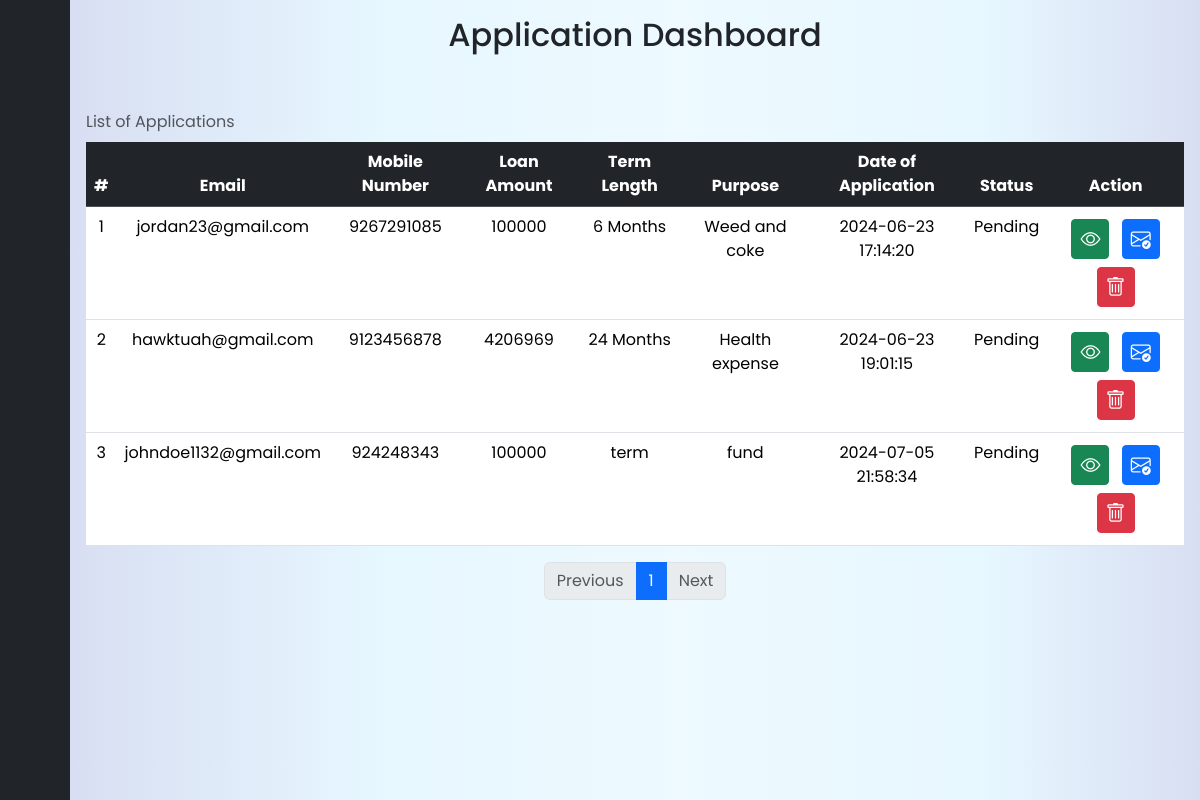
The page /admin/Officer/index.php (signed in) on the database its author committed.
### tables this page shows
CREATE TABLE `application` (
  `id` int(11) NOT NULL,
  `fname` varchar(100) NOT NULL,
  `lname` varchar(100) NOT NULL,
  `age` int(11) NOT NULL,
  `bmonth` tinyint(2) NOT NULL,
  `bday` tinyint(2) NOT NULL,
  `byear` int(4) NOT NULL,
  `phonenum` bigint(20) NOT NULL,
  `email` varchar(50) NOT NULL,
  `street1` varchar(100) NOT NULL,
  `street2` varchar(100) NOT NULL,
  `city` varchar(100) NOT NULL,
  `province` varchar(100) NOT NULL,
  `postal` int(8) NOT NULL,
  `country` varchar(255) NOT NULL,
  `loanAmount` int(7) NOT NULL,
  `term` varchar(255) NOT NULL,
  `fundPurpose` varchar(100) NOT NULL,
  `applyDate` datetime NOT NULL DEFAULT current_timestamp(),
  `directorStatus` varchar(25) NOT NULL DEFAULT 'Pending',
  `presidentStatus` varchar(25) NOT NULL DEFAULT 'Pending',
  `applicationStatus` varchar(25) NOT NULL DEFAULT 'Pending',
  `remark` varchar(255) DEFAULT NULL,
  `collector` varchar(255) NOT NULL DEFAULT 'Pending'
);

### admin/Officer/index.php (the view, shortened to what this page needs)
<?php
    include("../action/connect.php");
    $rows_per_page = 10;
    $current_page = isset($_GET['page']) ? $_GET['page'] : 1;
    $start_from = ($current_page - 1) * $rows_per_page;
    $sql = "SELECT * FROM application LIMIT $start_from, $rows_per_page";
    $result = $data->query($sql);
    $sql_total = "SELECT COUNT(*) AS total FROM application";
    $result_total = $data->query($sql_total);
    $row_total = $result_total->fetch_assoc();
    $total_pages = ceil($row_total['total'] / $rows_per_page);
?>
<!DOCTYPE html>
<html lang="en">
<head>
    <link href="https://cdn.lineicons.com/4.0/lineicons.css" rel="stylesheet" />
    <link href="https://cdn.jsdelivr.net/npm/bootstrap@5.3.0-alpha3/dist/css/bootstrap.min.css" rel="stylesheet"
>
    <link href="https://cdn.lineicons.com/4.0/lineicons.css" rel="stylesheet">
    <link href="https://cdn.jsdelivr.net/npm/bootstrap@5.3.3/dist/css/bootstrap.min.css" rel="stylesheet">
    <link rel="stylesheet" href="https://cdn.jsdelivr.net/npm/bootstrap-icons@1.11.3/font/bootstrap-icons.min.css">
    <link rel="stylesheet" href="../../source/index.css?v=<?php echo time(); ?>">
</head>
<body style="">
    <div class="wrapper">
        <aside id="sidebar">
            <div class="d-flex">
                <button class="toggle-btn" type="button">
                </button>
            </div>
            <ul class="sidebar-nav">
                <li class="sidebar-item pstn">
                    <a class="sidebar-link">
                    </a>
                </li>
                <li class="sidebar-item">
                    <a href="index.php" class="sidebar-link">
                    </a>
                </li>
                <li class="sidebar-item">
                    <a href="#" class="sidebar-link">
                    </a>
                </li>
                <li class="sidebar-item">
                    <a href="#" class="sidebar-link">
                    </a>
                </li>
            </ul>
            <div class="sidebar-footer mb-3">
                <a href="../action/logout.php" class="sidebar-link">
                </a>
            </div>
        </aside>
        <div class="main p-3" >
            <div class="container1 table-responsive">
                <h2 class="titlewrap mb-5 text-center">Application Dashboard</h2>
                <table class="table table-stripped table-hover mt-3 text-center rounded border-2">
                    <caption class="caption-top">List of Applications</caption>
                    <thead class="table-dark">
                        <tr>
                            <th>#</th>
                            <th>Email</th>
                            <th>Mobile Number</th>
                            <th>Loan Amount</th>
                            <th>Term Length</th>
                            <th>Purpose</th>
                            <th>Date of Application</th>
                            <th>Status</th>
                            <th>Action</th>
                        </tr>
                    </thead>
                    <tbody>
                        <?php
                            while($row = $result->fetch_assoc())
                            {
                                echo "
                                <tr>
                                    <td>$row[id]</td>
                                    <td>$row[email]</td>
                                    <td>$row[phonenum]</td>
                                    <td>$row[loanAmount]</td>
                                    <td>$row[term]</td>
                                    <td>$row[fundPurpose]</td>
                                    <td>$row[applyDate]</td>
                                    <td>$row[applicationStatus]</td>
                                    <td>
                                        <div class='d-grid gap-2 d-md-block'>
                                            <a class='btn btn-success btn-sm m-1 fs-5 align-baseline viewBtn' data-bs-toggle='modal' data-bs-target='#viewData' data-id='" . $row['id'] . "'><i class='bi bi-eye'></i></a>
                                            <a class='btn btn-primary btn-sm m-1 fs-5 align-baseline transferBtn' data-id='" . $row['id'] . "' ><i class='bi bi-envelope-check'></i></a>
                                            <a class='btn btn-danger btn-sm m-1 fs-5 align-baseline deleteBtn' data-id='{$row['id']}' data-bs-toggle='modal' data-bs-target='#deleteCaution'><i class='bi bi-trash'></i></a>
                                        </div>
                                    </td>
                                </tr>
                                ";
                            }
                        ?>
                    </tbody>
                </table>
                <nav aria-label="Page navigation">
                    <ul class="pagination justify-content-center">
                        <?php
                            if ($current_page > 1) {
                                echo "<li class='page-item'><a class='page-link' href='index.php?page=".($current_page - 1)."'>Previous</a></li>";
                            } else {
                                echo "<li class='page-item disabled'><a class='page-link'>Previous</a></li>";
                            }
                            for ($i = 1; $i <= $total_pages; $i++) {
                                if ($i == $current_page) {
                                    echo "<li class='page-item active'><a class='page-link' href='index.php?page=".$i."'>$i</a></li>";
                                } else {
                                    echo "<li class='page-item'><a class='page-link' href='index.php?page=".$i."'>$i</a></li>";
                                }
                            }
                            if ($current_page < $total_pages) {
                                echo "<li class='page-item'><a class='page-link' href='index.php?page=".($current_page + 1)."'>Next</a></li>";
                            } else {
                                echo "<li class='page-item disabled'><a class='page-link'>Next</a></li>";
                            }
                        ?>
                    </ul>
                </nav>
            </div>
        </div>
    </div>
</body>
</html>

### source/index.css (style rules this page uses)
a { text-decoration: none; }
li { list-style: none; }
body { font-family: 'Poppins', sans-serif; }
.wrapper { display: flex; }
.main { min-height: 100vh; width: 100%; overflow: hidden; transition: all 0.35s ease-in-out; background: rgba(59, 92, 190, 0.5); background: linear-gradient(90deg, rgba(59, 92, 190, 0.2) 0%, rgba(134, 217, 255, 0.2) 28%, rgba(166, 226, 254, 0.2) 54%, rgba(134, 217, 255, 0.2) 81%, rgba(59, 91, 190, 0.2) 100%); }
#sidebar { width: 70px; min-width: 70px; z-index: 1000; transition: all .25s ease-in-out; background-color: #212529; display: flex; flex-direction: column; }
.toggle-btn { background-color: transparent; cursor: pointer; border: 0; padding: 1rem 1.5rem; }
.sidebar-nav { padding: 2rem 0; flex: 1 1 auto; }
a.sidebar-link { padding: .625rem 1.625rem; color: #FFF; display: block; font-size: 0.9rem; white-space: nowrap; border-left: 3px solid transparent; }
.sidebar-item { position: relative; }

### rows shown on the page
application: id "1", email "jordan23@gmail.com", phonenum "9267291085", loanAmount "100000", term "6 Months", fundPurpose "Weed and coke", applyDate "2024-06-23 17:14:20", applicationStatus "Pending"
application: id "2", email "hawktuah@gmail.com", phonenum "9123456878", loanAmount "4206969", term "24 Months", fundPurpose "Health expense", applyDate "2024-06-23 19:01:15", applicationStatus "Pending"
application: id "3", email "johndoe1132@gmail.com", phonenum "924248343", loanAmount "100000", term "term", fundPurpose "fund", applyDate "2024-07-05 21:58:34", applicationStatus "Pending"
